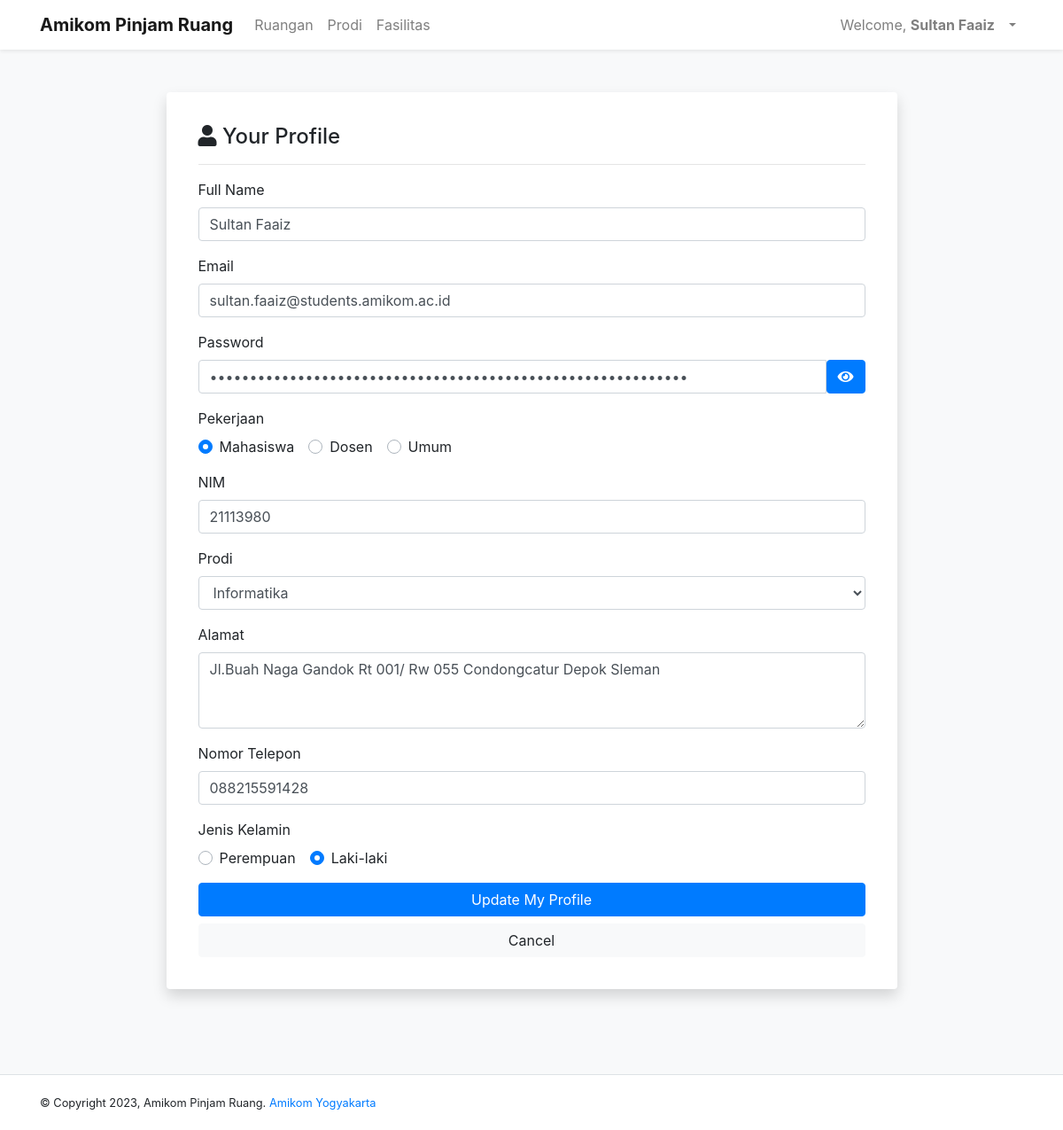
/dashboardMahasiswa.php?p=profile&UserID=38 (signed in), run on the app's committed database.
### tables this page shows
CREATE TABLE `userruangan` (
  `UserID` int(11) NOT NULL,
  `nama` varchar(30) NOT NULL,
  `email` varchar(100) NOT NULL,
  `password` varchar(100) NOT NULL,
  `alamat` varchar(300) DEFAULT NULL,
  `role` varchar(20) DEFAULT NULL,
  `noTelp` varchar(13) DEFAULT NULL,
  `gender` char(1) DEFAULT NULL
);

CREATE TABLE `peminjam` (
  `NIM` varchar(10) DEFAULT NULL,
  `NIDN` varchar(10) DEFAULT NULL,
  `IDProdi` int(11) DEFAULT NULL,
  `UserID` int(11) NOT NULL
);

### class/class.Register.php (called while the page is built, shortened)
<?php
    class Register extends Connection{
        public $UserID = 0;
        public function SelectOneMember(){
            $sql = "SELECT * FROM userruangan WHERE UserID='$this->UserID'";
            $resultOne = mysqli_query($this->connection, $sql);
            if(mysqli_num_rows($resultOne) == 1){
                $data = mysqli_fetch_assoc($resultOne);
                $this->nama = $data['nama'];
                $this->email = $data['email'];
                $this->password = $data['password'];
                $this->alamat = $data['alamat'];
                $this->role = $data['role'];
                $this->noTelp = $data['noTelp'];
                $this->gender = $data['gender'];
            }
        }
    }
?>

### inc.koneksi.php (called while the page is built, shortened)
<?php
    class Connection{
        private $host = "localhost";
        private $user = "root";
        private $password = "";
        function connect(){
            $conn = mysqli_connect($this->host, $this->user, $this->password);
            $this->connection = $conn;
        }
    }
?>

### class/class.Peminjam.php (called while the page is built, shortened)
<?php
    class Peminjam extends Connection{
        public $UserID = 0;
        public function SelectOnePeminjam(){
            $sql = "SELECT * FROM peminjam WHERE UserID='$this->UserID'";
            $resultOne = mysqli_query($this->connection, $sql);
            if(mysqli_num_rows($resultOne) == 1){
                $data = mysqli_fetch_assoc($resultOne);
                $this->NIM = $data['NIM'];
                $this->IDProdi = $data['IDProdi'];
            }
        }
    }
?>

### class/class.Prodi.php (called while the page is built, shortened)
<?php
class Prodi extends Connection{
    public function SelectAllProdi(){
        $sql = "SELECT * FROM prodi";
        $result = mysqli_query($this->connection, $sql);
        $arrResult = Array();
        $count=0;
            while ($data = mysqli_fetch_array($result)){
                $objProdi = new Prodi();
                $objProdi->IDProdi=$data['IDProdi'];
                $objProdi->kaprodi=$data['kaprodi'];
                $objProdi->namaProdi=$data['namaProdi'];
                $arrResult[$count] = $objProdi;
                $count++;
            }
        return $arrResult;
    }
}
?>

### pages/profile.php (the view, shortened to what this page needs)
<?php
    require_once('./class/class.Register.php');
    require_once('./class/class.Prodi.php');
    require_once('./class/class.Peminjam.php');
    $objProdi = new Prodi();
    $objRegister = new Register();
    $objPeminjam = new Peminjam();
    $prodiList = $objProdi->SelectAllProdi();
    if(isset($_POST['btnUpdate'])){
        $objRegister->UserID = $_SESSION['UserID'];
        $objRegister->email = $_POST['email'];
        $password = $_POST['pass'];
        $objRegister->password = password_hash($password, PASSWORD_DEFAULT);
        $objRegister->nama = $_POST['fullname'];
        $objRegister->alamat = $_POST['address'];
        $objRegister->role = $_POST['pekerjaan'];
        $objRegister->noTelp = $_POST['noTelp'];
        $objRegister->gender = $_POST['jenisKelamin'];
        $objPeminjam->UserID = $_SESSION['UserID'];
        $objPeminjam->NIM = $_POST['nim'];
        $objPeminjam->NIDN = $_POST['nidn'];
        $objPeminjam->IDProdi = $_POST['prodi'];
        $objRegister->UpdateMember();
        $objPeminjam->UpdatePeminjam();
        if($objRegister->hasil){
        echo "<script> alert('$objRegister->message'); </script>";
        echo '<script> window.location = "index.php"; </script>';
        }
    } else if (isset($_GET['UserID'])) {
        $objRegister->UserID = $_GET['UserID'];
        $objPeminjam->UserID = $_GET['UserID'];
        $objRegister->SelectOneMember();
        $objPeminjam->SelectOnePeminjam();
    }
?>
<div class="container">
    <div class="wrapper">
        <div class="row justify-content-center align-items-center " style="height:100%">
        <div class="col-md-9">
		    <div class="card shadow p-3 mb-5 mt-5 bg-white rounded border-0">
		        <div class="card-body">
		            <div class="row">
		                <div class="col-md-12">
		                    <h4><i class="fas fa-user"></i> Your Profile</h4>
		                    <hr>
		                </div>
		            </div>
		            <div class="row">
		                <div class="col-md-12">
                            <form action="" autocomplete="off" method="POST">
                                <div class="form-group">
                                    <label for="fullName">Full Name</label>
                                    <input type="text" class="form-control" name="fullname" id="fullName" value="<?php echo $objRegister->nama; ?>">
                                </div>
                                <div class="form-group">
                                    <label for="email">Email</label>
                                    <input type="email" class="form-control" name="email" id="email" value="<?php echo $objRegister->email; ?>">
                                </div>
                                <div class="form-group">
                                    <label for="pass">Password</label>
                                    <div class="input-group">
                                    <input type="password" class="form-control pwd" id="pass" name="pass" autocomplete="off" value="<?php echo $objRegister->password; ?>">
                                    <span class="input-group-btn">
                                        <button class="btn btn-primary reveal " type="button"><i class="fa fa-eye"></i></button>
                                    </span>
                                </div>
                                </div>
                                <div class="form-group" role="tab-list">
                                    <label for="pekerjaan">Pekerjaan</label></br>
                                    <?php
                                            $pekerjaan = array("Mahasiswa", "Dosen", "Umum");
                                            foreach($pekerjaan as $role) {
                                                if($objRegister->role == $role){
                                                    echo '<div class="custom-control custom-radio custom-control-inline">';
                                                    echo '<label class="custom-control-label" for="role'.$role.'">'.$role.'</label>';
                                                    echo '</div>';
                                                }else{
                                                    echo '<div class="custom-control custom-radio custom-control-inline">';
                                                    echo '<label class="custom-control-label" for="role'.$role.'">'.$role.'</label>';
                                                    echo '</div>';
                                                }
                                            }
                                        ?>
                                </div>
                                <div class="tab-content">
                                    <?php
                                        if($objRegister->role == "Mahasiswa"){
                                            echo '<div class="form-group tab-pane active" id="Mahasiswa-content">';
                                            echo '<label for="nim">NIM</label>';
                                            echo '<input type="number" class="form-control" name="nim" id="nim" value="'.$objPeminjam->NIM.'">';
                                            echo '</div>';
                                        }
                                    ?>
                                </div>
                                <div class="form-group">
                                    <label for="prodi">Prodi</label>
                                    <select name="prodi" class="form-control" id="prodi">
                                        <?php
                                            foreach($prodiList as $prodi){
                                                if ($objPeminjam->IDProdi == $prodi->IDProdi ) {
                                                    echo '<option selected value="'.$prodi->IDProdi.'">'.$prodi->namaProdi.'</option>';
                                                } else {
                                                    echo '<option value="'.$prodi->IDProdi.'">'.$prodi->namaProdi.'</option>';
                                                }
                                            }
                                        ?>
                                    </select>
                                </div>
                                <div class="form-group">
                                    <label for="address">Alamat</label>
                                    <textarea class="form-control" name="address" id="address" rows="3" style="height:100%"><?php echo $objRegister->alamat; ?></textarea>
                                </div>
                                <div class="form-group">
                                    <label for="noTelp">Nomor Telepon</label>
                                    <input type="number" class="form-control" name="noTelp" id="noTelp" value="<?php echo $objRegister->noTelp; ?>">
                                </div>
                                <div class="form-group">
                                    <label for="jenisKelamin">Jenis Kelamin</label></br>
                                        <?php
                                            $gender = array("F"=>"Perempuan", "M"=>"Laki-laki");
                                            foreach($gender as $key => $value) {
                                                if($objRegister->gender == $key){
                                                    echo '<div class="custom-control custom-radio custom-control-inline">';
                                                    echo '<label class="custom-control-label" for="laki"> '.$value.'</label>';
                                                    echo '</div>';
                                                }else{
                                                    echo '<div class="custom-control custom-radio custom-control-inline">';
                                                    echo '<label class="custom-control-label" for="perempuan"> '.$value.'</label>';
                                                    echo '</div>';
                                                }
                                            }
                                        ?>
                                </div>
                                <input type="submit" name="btnUpdate" class="btn btn-primary btn-block" value="Update My Profile">
                                <a href="dashboardMahasiswa.php" class="btn btn-light btn-block">Cancel</a>
                            </form>
                        </div>
		            </div>
		        </div>
		    </div>
		</div>
        </div>
    </div>
</div>

### data on the page
userruangan: fullname "Sultan Faaiz", email "sultan.faaiz@students.amikom.ac.id", address "Jl.Buah Naga Gandok Rt 001/ Rw 055 Condongcatur Depok Sleman", noTelp "088215591428"
peminjam: nim "21113980"

### other printed values
$_SESSION["nama"] "Sultan Faaiz"
$role "Mahasiswa"
$role "Dosen"
$role "Umum"
$value "Perempuan"
$value "Laki-laki"
form field prodi "Informatika"
